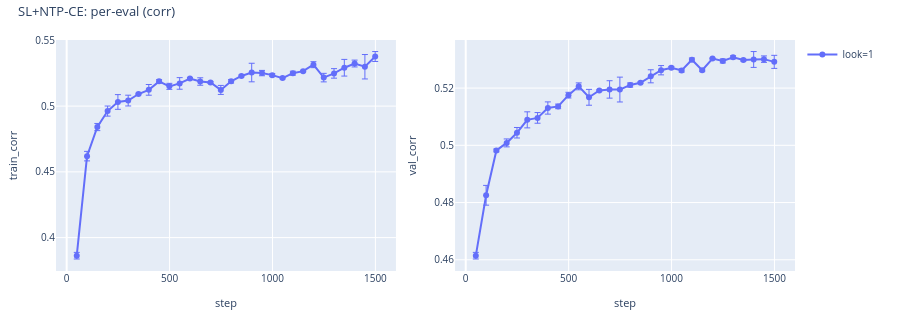
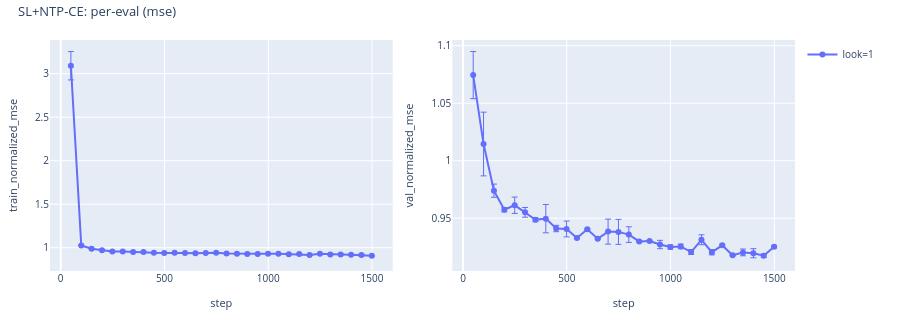

Source (notebook cell) for these figures, in order:
### Markdown cell above
## SL+NTP-CE (token-level cross-entropy supervised)

Drop-in CE baseline for SL/MSE. Full-param fine-tunes the pretrained
`AutoModelForCausalLM` with cross-entropy on the lookahead token id (K=1
only). Validation reuses the projection from `pretrained_baseline.py`:
`softmax(logits) @ label_projector` → MSE, so `sl_ce` lands in the same
target space as SL/GRPO/RLOO/MaxRL and is directly comparable.

### Code cell
sl_ce = CorpusRegressionAnalysisConfig.from_sl_ce_sweep(
    artifacts_root=ARTIFACTS,
    num_lookforward_tokens=NUM_LOOKFORWARD_TOKENS,
    num_samples=NUM_SAMPLES, label_type=LABEL_TYPE,
    normalize_labels=NORMALIZE_LABELS, label_range=LABEL_RANGE,
    batch_size=BATCH_SIZE,
    lr_per_sample=LR_PER_SAMPLE,
    lr_schedule=LR_SCHEDULE, warmup_ratio=WARMUP_RATIO, lr_min_ratio=LR_MIN_RATIO,
    train_from_scratch=TRAIN_FROM_SCRATCH,
    train_steps=TRAIN_STEPS,
)
if sl_ce is None:
    print("SL+NTP-CE: no artifacts")
else:
    sl_ce.describe("SL+NTP-CE")
    print(sl_ce.summarize(metric="corr"))
    print(sl_ce.summarize(metric="mse"))
    display(
        sl_ce.plot_vs_eval(
            "corr",
            title="SL+NTP-CE: per-eval (corr)",
            show_seed_bar=True,
            save_path=WRITEUP_ASSETS / "sl_ce_per_eval_corr.html",
        )
    )
    display(
        sl_ce.plot_vs_eval(
            "mse",
            title="SL+NTP-CE: per-eval (mse)",
            show_seed_bar=True,
            save_path=WRITEUP_ASSETS / "sl_ce_per_eval_mse.html",
        )
    )

### Figure 1 — Plotly figure (JSON) as saved in the notebook; plotly's stock layout.template omitted (floating-point values rounded to 4 significant figures)
{"data": [{"customdata": [[1, 2], [1, 2], [1, 2], [1, 2], [1, 2], [1, 2], [1, 2], [1, 2], [1, 2], [1, 2], [1, 2], [1, 2], [1, 2], [1, 2], [1, 2], [1, 2], [1, 2], [1, 2], [1, 2], [1, 2], [1, 2], [1, 2], [1, 2], [1, 2], [1, 2], [1, 2], [1, 2], [1, 2], [1, 2], [1, 2]], "error_y": {"array": [0.00252, 0.003629, 0.002724, 0.003839, 0.005593, 0.004103, 0.0005757, 0.004072, 0.001282, 0.002295, 0.004408, 0.0006994, 0.002832, 0.0007594, 0.003431, 0.001324, 0.0006816, 0.007056, 0.002038, 0.001127, 0.0006089, 0.001491, 0.0006304, 0.002272, 0.003247, 0.003628, 0.006339, 0.0026, 0.009292, 0.003777], "arrayminus": [0.00252, 0.003629, 0.002724, 0.003839, 0.005593, 0.004103, 0.0005757, 0.004072, 0.001282, 0.002295, 0.004408, 0.0006994, 0.002832, 0.0007594, 0.003431, 0.001324, 0.0006816, 0.007056, 0.002038, 0.001127, 0.0006089, 0.001491, 0.0006304, 0.002272, 0.003247, 0.003628, 0.006339, 0.0026, 0.009292, 0.003777], "symmetric": false, "thickness": 1, "type": "data", "width": 3}, "hovertemplate": "step: %{x}<br>train_corr: %{y}<br>num_lookforward_tokens: %{customdata[0]}<br>n_seeds: %{customdata[1]}<extra>look=1</extra>", "legendgroup": "look=1", "line": {"color": "#636EFA"}, "marker": {"color": "#636EFA"}, "mode": "lines+markers", "name": "look=1", "showlegend": true, "type": "scatter", "x": [49, 99, 149, 199, 249, 299, 349, 399, 449, 499, 549, 599, 649, 699, 749, 799, 849, 899, 949, 999, 1049, 1099, 1149, 1199, 1249, 1299, 1349, 1399, 1449, 1499], "xaxis": "x", "y": [0.3862, 0.462, 0.4841, 0.4962, 0.5031, 0.5042, 0.5092, 0.5124, 0.5188, 0.515, 0.5173, 0.521, 0.5187, 0.518, 0.5123, 0.5189, 0.5229, 0.5255, 0.5251, 0.5236, 0.5213, 0.525, 0.5266, 0.5315, 0.5217, 0.5249, 0.5292, 0.5324, 0.5299, 0.5377], "yaxis": "y"}, {"customdata": [[1, 2], [1, 2], [1, 2], [1, 2], [1, 2], [1, 2], [1, 2], [1, 2], [1, 2], [1, 2], [1, 2], [1, 2], [1, 2], [1, 2], [1, 2], [1, 2], [1, 2], [1, 2], [1, 2], [1, 2], [1, 2], [1, 2], [1, 2], [1, 2], [1, 2], [1, 2], [1, 2], [1, 2], [1, 2], [1, 2]], "error_y": {"array": [0.001157, 0.003452, 0.0005061, 0.001382, 0.001834, 0.002805, 0.001863, 0.002139, 0.0008028, 0.0009941, 0.001209, 0.002772, 0.0002253, 0.003041, 0.00434, 0.0007361, 0.000299, 0.002282, 0.001621, 0.000446, 0.0005704, 0.0006182, 0.000477, 0.0001635, 0.0007023, 0.000533, 0.0003482, 0.00277, 0.001132, 0.002284], "arrayminus": [0.001157, 0.003452, 0.0005061, 0.001382, 0.001834, 0.002805, 0.001863, 0.002139, 0.0008028, 0.0009941, 0.001209, 0.002772, 0.0002253, 0.003041, 0.00434, 0.0007361, 0.000299, 0.002282, 0.001621, 0.000446, 0.0005704, 0.0006182, 0.000477, 0.0001635, 0.0007023, 0.000533, 0.0003482, 0.00277, 0.001132, 0.002284], "symmetric": false, "thickness": 1, "type": "data", "width": 3}, "hovertemplate": "step: %{x}<br>val_corr: %{y}<br>num_lookforward_tokens: %{customdata[0]}<br>n_seeds: %{customdata[1]}<extra>look=1</extra>", "legendgroup": "look=1", "line": {"color": "#636EFA"}, "marker": {"color": "#636EFA"}, "mode": "lines+markers", "name": "look=1", "showlegend": false, "type": "scatter", "x": [49, 99, 149, 199, 249, 299, 349, 399, 449, 499, 549, 599, 649, 699, 749, 799, 849, 899, 949, 999, 1049, 1099, 1149, 1199, 1249, 1299, 1349, 1399, 1449, 1499], "xaxis": "x2", "y": [0.4614, 0.4825, 0.4982, 0.5008, 0.5044, 0.5089, 0.5096, 0.513, 0.5136, 0.5175, 0.5206, 0.5168, 0.5192, 0.5195, 0.5195, 0.5211, 0.5219, 0.5241, 0.5262, 0.5271, 0.5261, 0.5299, 0.5262, 0.5303, 0.5295, 0.5308, 0.5298, 0.53, 0.5301, 0.5292], "yaxis": "y2"}], "layout": {"font": {"size": 11}, "height": 320, "legend": {"font": {"size": 10}, "x": 1.01, "xanchor": "left", "y": 1, "yanchor": "top"}, "margin": {"b": 40, "l": 50, "r": 105, "t": 40}, "title": {"font": {"size": 13}, "text": "SL+NTP-CE: per-eval (corr)", "x": 0.02, "xanchor": "left", "y": 0.98, "yanchor": "top"}, "xaxis": {"anchor": "y", "domain": [0, 0.46], "tickfont": {"size": 10}, "title": {"font": {"size": 11}, "text": "step"}}, "xaxis2": {"anchor": "y2", "domain": [0.54, 1], "tickfont": {"size": 10}, "title": {"font": {"size": 11}, "text": "step"}}, "yaxis": {"anchor": "x", "domain": [0, 1], "tickfont": {"size": 10}, "title": {"font": {"size": 11}, "text": "train_corr"}}, "yaxis2": {"anchor": "x2", "domain": [0, 1], "tickfont": {"size": 10}, "title": {"font": {"size": 11}, "text": "val_corr"}}}}

### Figure 2 — Plotly figure (JSON) as saved in the notebook; plotly's stock layout.template omitted (floating-point values rounded to 4 significant figures)
{"data": [{"customdata": [[1, 2], [1, 2], [1, 2], [1, 2], [1, 2], [1, 2], [1, 2], [1, 2], [1, 2], [1, 2], [1, 2], [1, 2], [1, 2], [1, 2], [1, 2], [1, 2], [1, 2], [1, 2], [1, 2], [1, 2], [1, 2], [1, 2], [1, 2], [1, 2], [1, 2], [1, 2], [1, 2], [1, 2], [1, 2], [1, 2]], "error_y": {"array": [0.163, 0.0001204, 0.001675, 0.0005896, 0.005239, 0.0006746, 0.002678, 0.002171, 0.0001526, 0.0012, 7.375e-05, 0.00149, 0.004308, 0.004169, 0.005084, 0.003021, 0.003534, 0.006488, 0.003505, 0.00219, 0.001547, 0.0006992, 0.002989, 0.003927, 0.0006617, 0.006487, 0.003857, 0.002747, 0.01004, 0.00439], "arrayminus": [0.163, 0.0001204, 0.001675, 0.0005896, 0.005239, 0.0006746, 0.002678, 0.002171, 0.0001526, 0.0012, 7.375e-05, 0.00149, 0.004308, 0.004169, 0.005084, 0.003021, 0.003534, 0.006488, 0.003505, 0.00219, 0.001547, 0.0006992, 0.002989, 0.003927, 0.0006617, 0.006487, 0.003857, 0.002747, 0.01004, 0.00439], "symmetric": false, "thickness": 1, "type": "data", "width": 3}, "hovertemplate": "step: %{x}<br>train_normalized_mse: %{y}<br>num_lookforward_tokens: %{customdata[0]}<br>n_seeds: %{customdata[1]}<extra>look=1</extra>", "legendgroup": "look=1", "line": {"color": "#636EFA"}, "marker": {"color": "#636EFA"}, "mode": "lines+markers", "name": "look=1", "showlegend": true, "type": "scatter", "x": [49, 99, 149, 199, 249, 299, 349, 399, 449, 499, 549, 599, 649, 699, 749, 799, 849, 899, 949, 999, 1049, 1099, 1149, 1199, 1249, 1299, 1349, 1399, 1449, 1499], "xaxis": "x", "y": [3.091, 1.026, 0.9872, 0.9694, 0.9569, 0.9574, 0.9503, 0.9514, 0.9412, 0.9398, 0.9427, 0.9381, 0.9349, 0.9384, 0.9425, 0.9326, 0.9301, 0.9286, 0.9284, 0.9305, 0.9313, 0.9255, 0.9282, 0.9151, 0.9294, 0.9228, 0.9219, 0.9188, 0.9176, 0.9082], "yaxis": "y"}, {"customdata": [[1, 2], [1, 2], [1, 2], [1, 2], [1, 2], [1, 2], [1, 2], [1, 2], [1, 2], [1, 2], [1, 2], [1, 2], [1, 2], [1, 2], [1, 2], [1, 2], [1, 2], [1, 2], [1, 2], [1, 2], [1, 2], [1, 2], [1, 2], [1, 2], [1, 2], [1, 2], [1, 2], [1, 2], [1, 2], [1, 2]], "error_y": {"array": [0.02048, 0.02771, 0.005719, 0.001884, 0.007114, 0.004241, 0.001699, 0.01231, 0.002785, 0.006894, 0.0007824, 0.0007611, 0.0004747, 0.01089, 0.01088, 0.006784, 0.0008302, 0.0001468, 0.003639, 0.001824, 0.002044, 0.002146, 0.004307, 0.00234, 0.000938, 0.0005301, 0.002936, 0.003942, 0.00149, 0.001058], "arrayminus": [0.02048, 0.02771, 0.005719, 0.001884, 0.007114, 0.004241, 0.001699, 0.01231, 0.002785, 0.006894, 0.0007824, 0.0007611, 0.0004747, 0.01089, 0.01088, 0.006784, 0.0008302, 0.0001468, 0.003639, 0.001824, 0.002044, 0.002146, 0.004307, 0.00234, 0.000938, 0.0005301, 0.002936, 0.003942, 0.00149, 0.001058], "symmetric": false, "thickness": 1, "type": "data", "width": 3}, "hovertemplate": "step: %{x}<br>val_normalized_mse: %{y}<br>num_lookforward_tokens: %{customdata[0]}<br>n_seeds: %{customdata[1]}<extra>look=1</extra>", "legendgroup": "look=1", "line": {"color": "#636EFA"}, "marker": {"color": "#636EFA"}, "mode": "lines+markers", "name": "look=1", "showlegend": false, "type": "scatter", "x": [49, 99, 149, 199, 249, 299, 349, 399, 449, 499, 549, 599, 649, 699, 749, 799, 849, 899, 949, 999, 1049, 1099, 1149, 1199, 1249, 1299, 1349, 1399, 1449, 1499], "xaxis": "x2", "y": [1.074, 1.014, 0.974, 0.9574, 0.9613, 0.9551, 0.9486, 0.9496, 0.941, 0.9406, 0.9329, 0.9404, 0.9322, 0.9384, 0.9381, 0.9358, 0.9298, 0.9302, 0.9271, 0.9249, 0.9255, 0.9206, 0.9312, 0.9205, 0.9265, 0.9178, 0.9203, 0.9196, 0.9174, 0.9252], "yaxis": "y2"}], "layout": {"font": {"size": 11}, "height": 320, "legend": {"font": {"size": 10}, "x": 1.01, "xanchor": "left", "y": 1, "yanchor": "top"}, "margin": {"b": 40, "l": 50, "r": 105, "t": 40}, "title": {"font": {"size": 13}, "text": "SL+NTP-CE: per-eval (mse)", "x": 0.02, "xanchor": "left", "y": 0.98, "yanchor": "top"}, "xaxis": {"anchor": "y", "domain": [0, 0.46], "tickfont": {"size": 10}, "title": {"font": {"size": 11}, "text": "step"}}, "xaxis2": {"anchor": "y2", "domain": [0.54, 1], "tickfont": {"size": 10}, "title": {"font": {"size": 11}, "text": "step"}}, "yaxis": {"anchor": "x", "domain": [0, 1], "tickfont": {"size": 10}, "title": {"font": {"size": 11}, "text": "train_normalized_mse"}}, "yaxis2": {"anchor": "x2", "domain": [0, 1], "tickfont": {"size": 10}, "title": {"font": {"size": 11}, "text": "val_normalized_mse"}}}}
